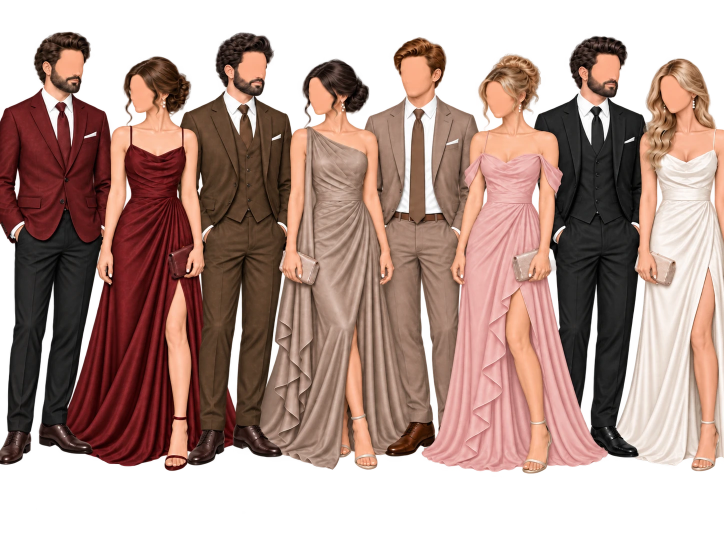
#> input picture tools/dresscode-assets/source-people.webp, 1448 x 1086 px (shown at 1/2 size)
$ python make_assets.py
#> lines starting #> are read from the running program, lines starting #| are printed output that depends on the picture
"""Builds the picture of the dress-code section from the source picture kept beside this script.

Sources:
  source-people.webp      the guests in the palette's colours (transparent cut-out, 1672x941 - a second version the
                          user regenerated themselves after the first one turned out to have the end figures' arms
                          cropped right at its own canvas edge, with no way to recover that from the file alone)
  source-palette.jpg      the user's circles: burgundy, dark brown, mocha, dusty pink (their colours were read from it)
  reference-screenshot.png  the example card the section is modelled on

Writes public/media/dress-people.webp: the full figures trimmed to their outline (nothing cropped away - see
EDGE_PAD below for why there is still a transparent margin left and right of them), at their own real colours -
the last woman's dress is NOT recoloured (an earlier version of this script multiply-blended it towards an assumed
"cream" target, which just made it look like a different, wrong dress next to the actual photo - the source's own
colour is already the right one) - and shrunk to 1200 px wide. Prints the size for the width/height attributes in
the template.
The circles of the palette are not pictures: they are drawn in CSS from the colours in dress-code.ts - the
"Кремовый" one is sampled from this same dress (see the bottom of this script), so it always matches it exactly.
Usage (needs Pillow and numpy): python make_assets.py
"""
import os

import numpy as np
from PIL import Image

HERE = os.path.dirname(os.path.abspath(__file__))
OUT = os.path.normpath(os.path.join(HERE, '..', '..', 'public', 'media'))

# The source's tight alpha crop lands exactly on the leftmost man's jacket corner and the rightmost woman's dress
# fabric - both edges of the printed guest lineup sit precisely on those pixels with nothing beyond them (the source
# canvas itself is exactly as wide as its content, x 0 to 1447 of 1448). Trimming any further in than that would
# throw away real, already-visible content - the whole figure must stay. EDGE_PAD only adds transparent space AROUND
# the full, untouched crop, so the picture does not touch its own canvas edge, let alone the screen's.
EDGE_PAD = 40

im = Image.open(os.path.join(HERE, 'source-people.webp')).convert('RGBA')
#> im is the input picture: PIL image 1448x1086 RGBA; mean R, G, B, A 102, 74.4, 65.5, 170.8
alpha = np.array(im.split()[3])
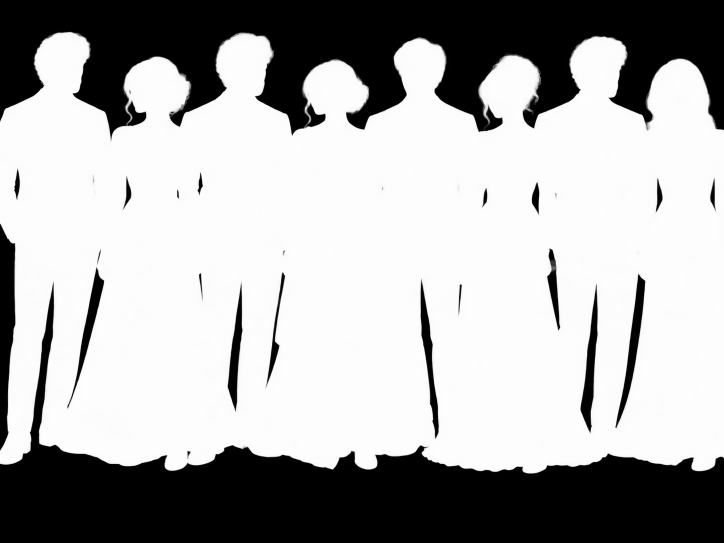
#> alpha: shape (1086, 1448) (shown at 1/2 size); min 0, max 255, mean 170.8
ys, xs = np.nonzero(alpha > 10)
im = im.crop((xs.min(), ys.min(), xs.max() + 1, ys.max() + 1))
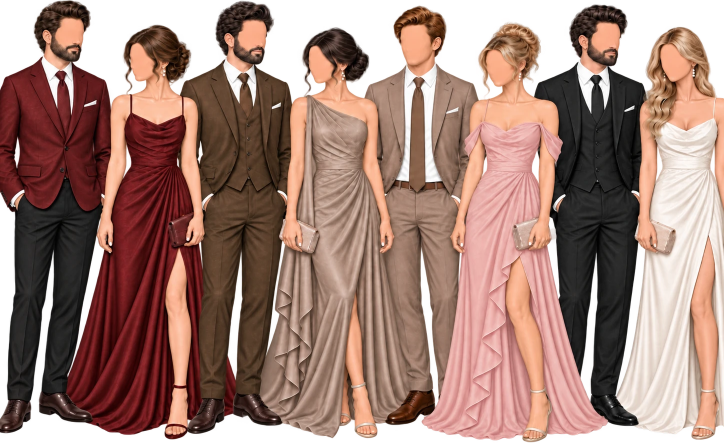
#> im: PIL image 1448x885 RGBA (shown at 1/2 size); mean R, G, B, A 125, 91.1, 80.2, 209.6; transparent parts drawn white
padded = Image.new('RGBA', (im.width + 2 * EDGE_PAD, im.height), (0, 0, 0, 0))
#> padded: PIL image 1528x885 RGBA; every value is 0
padded.paste(im, (EDGE_PAD, 0), im)
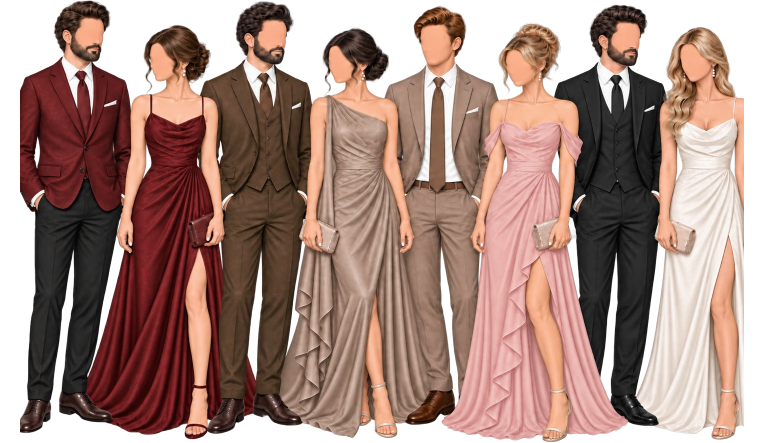
#> padded: PIL image 1528x885 RGBA (shown at 1/2 size); mean R, G, B, A 111.6, 81.6, 72.1, 195.8; transparent parts drawn white
im = padded
im = im.resize((1200, round(im.height * 1200 / im.width)), Image.LANCZOS)
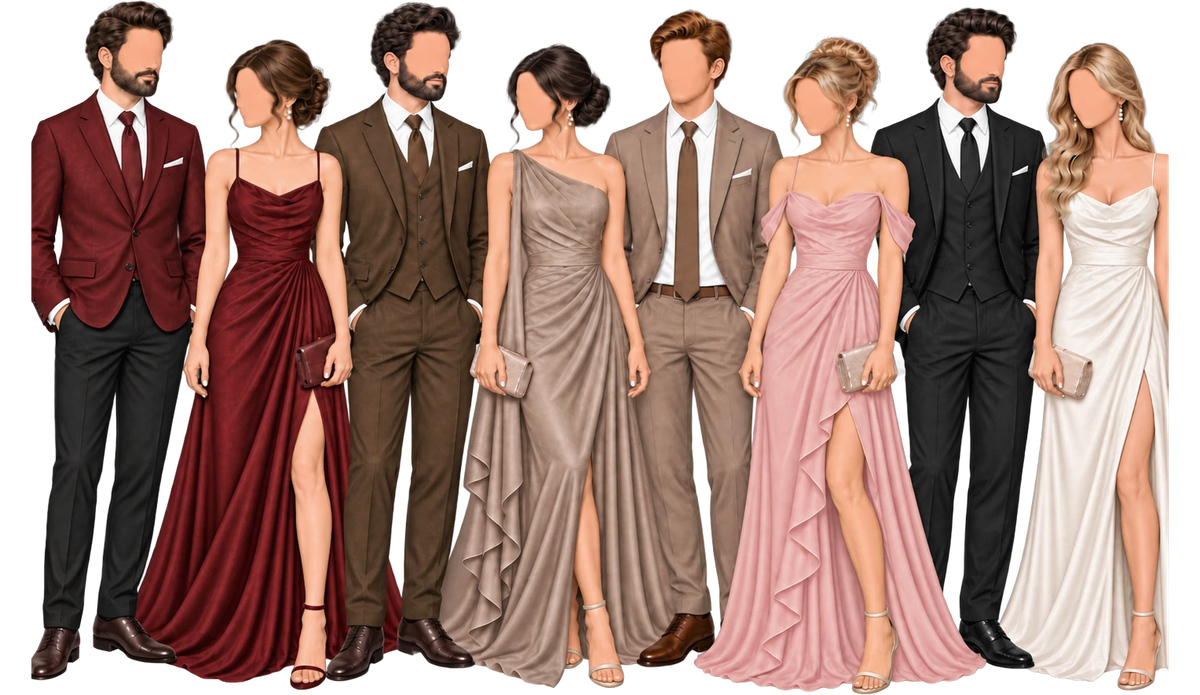
#> im: PIL image 1200x695 RGBA; mean R, G, B, A 111.9, 81.7, 72.2, 195.9; transparent parts drawn white
path = os.path.join(OUT, 'dress-people.webp')
im.save(path, 'WEBP', quality=80, alpha_quality=100, method=6)
print(f'dress-people.webp {im.width}x{im.height}  {os.path.getsize(path) // 1024} kB')
#| dress-people.webp 1200x695  156 kB

# the colours the user's circles have (centre of each circle), for the palette in dress-code.ts
circles = np.array(Image.open(os.path.join(HERE, 'source-palette.jpg')).convert('RGB')).astype(int)
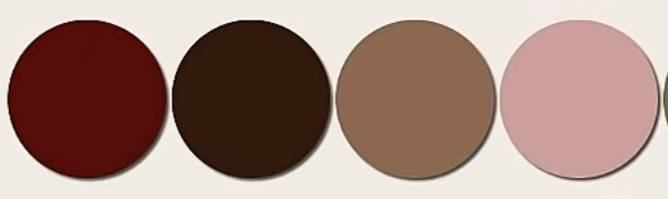
#> input picture tools/dresscode-assets/source-palette.jpg, 668 x 199 px
h = circles.shape[0]
#> h = 199
for cx in (85, 250, 415, 580):
    patch = circles[h // 2 - 12:h // 2 + 12, cx - 12:cx + 12].reshape(-1, 3)
    print('circle colour', '#%02x%02x%02x' % tuple(int(v) for v in np.median(patch, axis=0)))
#> this loop made 4 passes
#| circle colour #540f08
#| circle colour #321b0d
#| circle colour #8d6752
#| circle colour #cf9f9d

# the "Кремовый" circle's colour: sampled straight from the last woman's dress (a flat, well-lit patch on the main
# skirt panel, in the ORIGINAL source-people.webp's own coordinates, before this script's crop/pad/resize move
# everything around) - paste this into SHADES in dress-code.ts whenever source-people.webp is replaced.
dress_src = np.array(Image.open(os.path.join(HERE, 'source-people.webp')).convert('RGB')).astype(int)
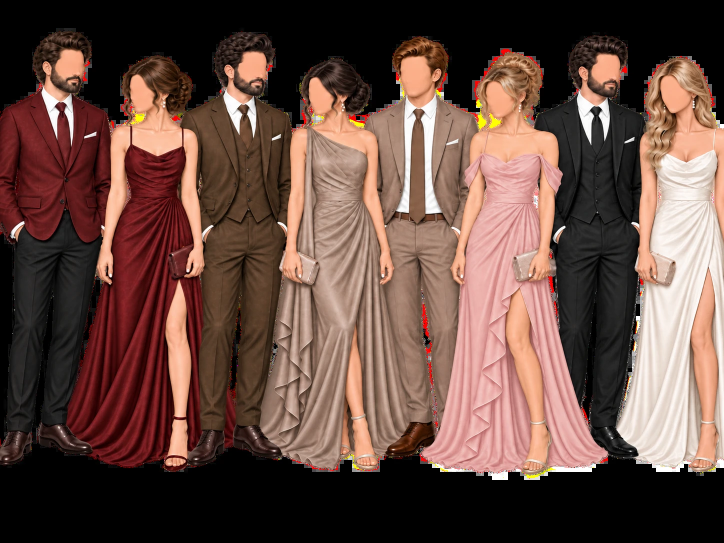
#> dress_src: shape (1086, 1448, 3) int64 (shown at 1/2 size); mean R, G, B 102, 74.4, 65.5
dress_patch = dress_src[510:525, 1590:1605].reshape(-1, 3)
#> dress_patch = empty array
#> (the run stopped early here; a loop or call above may not have finished)
